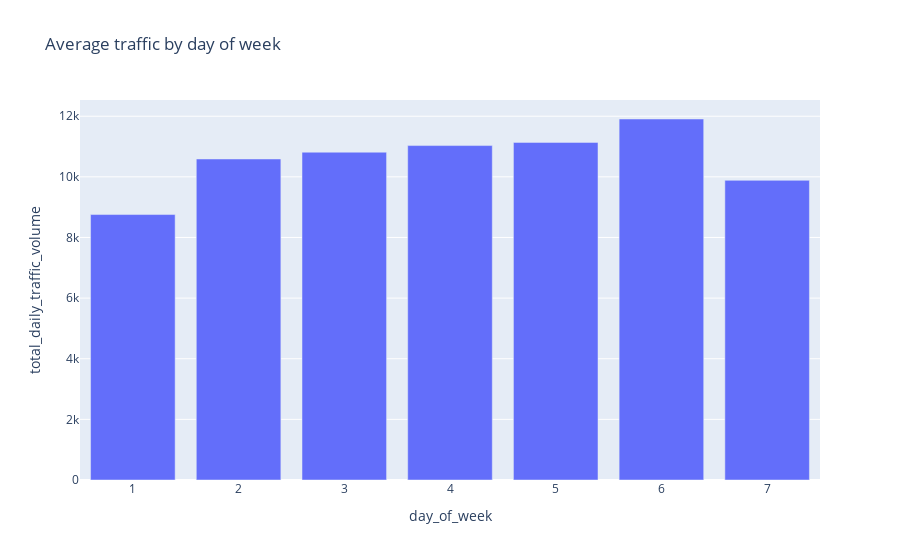

Notebook source saved alongside this figure:
### Markdown cell above
When hovering on the bars, we can see that traffic surge twice between 7 to 8am in the morning, and 4 to 5pm in the afternoon. Traffic in the afternoon is higher than in the morning.

### Code cell
day_of_week_fig = px.bar(dot_traffic.groupby(['day_of_week'])['total_daily_traffic_volume'].mean().reset_index(),
              x="day_of_week", y="total_daily_traffic_volume", title='Average traffic by day of week')
day_of_week_fig.show()

### Figure 1 — Plotly figure (JSON) as saved in the notebook; plotly's stock layout.template omitted (floating-point values rounded to 4 significant figures)
{"data": [{"alignmentgroup": "True", "hovertemplate": "day_of_week=%{x}<br>total_daily_traffic_volume=%{y}<extra></extra>", "legendgroup": "", "marker": {"color": "#636efa"}, "name": "", "offsetgroup": "", "orientation": "v", "showlegend": false, "textposition": "auto", "type": "bar", "x": [1, 2, 3, 4, 5, 6, 7], "xaxis": "x", "y": [8756.0, 10590.0, 10810.0, 11030.0, 11140.0, 11910.0, 9885.0], "yaxis": "y"}], "layout": {"barmode": "relative", "legend": {"tracegroupgap": 0}, "title": {"text": "Average traffic by day of week"}, "xaxis": {"anchor": "y", "domain": [0, 1], "title": {"text": "day_of_week"}}, "yaxis": {"anchor": "x", "domain": [0, 1], "title": {"text": "total_daily_traffic_volume"}}}}
